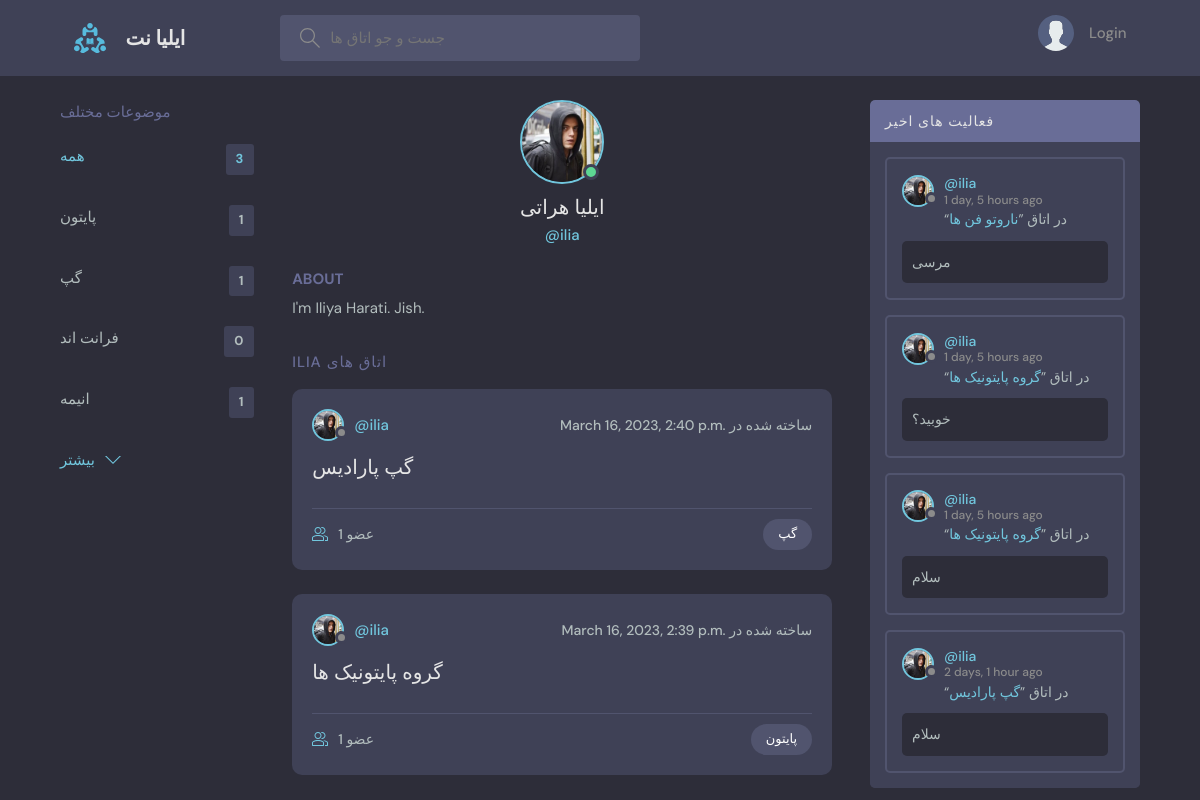
Page /user-profile/2/ on the committed database.
### base/models.py (models this page shows, shortened)
class Topic(models.Model):
    name = models.CharField(max_length=200)

class User(AbstractUser):
    name = models.CharField(max_length=200, null=True)
    email = models.EmailField(unique=True, null=True)
    bio = models.TextField(null=True)
    avatar = models.ImageField(null=True, default="avatar.svg")
    USERNAME_FIELD = 'email'
    REQUIRED_FIELDS = []

class Room(models.Model):
    host = models.ForeignKey(User, on_delete=models.SET_NULL, null=True)
    topic = models.ForeignKey(Topic, on_delete=models.SET_NULL, null=True)
    name = models.CharField(max_length=200)
    description = models.TextField(null=True, blank=True)
    participants = models.ManyToManyField(
        User, related_name='participants', blank=True)
    updated = models.DateTimeField(auto_now=True)
    created = models.DateTimeField(auto_now_add=True)
    class Meta:
        ordering = ['-updated', '-created']

class Message(models.Model):
    user = models.ForeignKey(User, on_delete=models.CASCADE)
    room = models.ForeignKey(Room, on_delete=models.CASCADE)
    body = models.TextField()
    updated = models.DateTimeField(auto_now=True)
    created = models.DateTimeField(auto_now_add=True)
    class Meta:
        ordering = ['-updated', '-created']
    def __str__(self):
        return self.body[0:50]

### base/views.py (the view)
# urls.py: path("user-profile/<str:pk>/",profilePage,name="user-profile"),
def profilePage(request,pk):
    user=User.objects.get(id=pk)
    topics=Topic.objects.all()[0:6]
    rooms=Room.objects.filter(
        Q(host=user)
        )
    all_messages=user.message_set.all().order_by("-created")
    room_count=Room.objects.count()
    context={'room_count':room_count,'user':user,"topics":topics,"rooms":rooms,"all_messages":all_messages}
    return render(request,'base/profile.html',context)

### base/templates/base/profile.html (shortened to what this page needs)
{% extends 'main.html' %}
{% block content %}
    <main class="profile-page layout layout--3">
      <div class="container">
        <div class="topics">
        {% include 'base/topics_component.html' %}
        </div>
        <div class="roomList">
          <div class="profile">
            <div class="profile__avatar">
              <div class="avatar avatar--large active">
                <img src="{{user.avatar.url}}" />
              </div>
            </div>
            <div class="profile__info">
              <h3>{{user.name}}</h3>
              <p>@{{user.username}}</p>
            </div>
            <div class="profile__about">
              <h3>About</h3>
              <p>
                {{user.bio}}
              </p>
            </div>
          </div>
          <div class="roomList__header">
            <div>
              <h2>{{user.username}}  اتاق های</a>
              </h2>
            </div>
          </div>
          {% include 'base/feed_component.html' %}
        <div class="activities">
        {% include 'base/activity_component.html' %}
        </div>
      </div>
    </main>
{% endblock content %}

### templates/main.html (shortened to what this page needs)
<!DOCTYPE html>
{% load static %}
<html lang="en">
  <head>
    <link rel="stylesheet" href="{% static 'css/style.css' %}" />
  </head>
  <body>
    {% include 'navbar.html' %}
    {% block content %}
    {% endblock content %}
  </body>
</html>

### templates/navbar.html (shortened to what this page needs)
{% load static %}
<header class="header header--loggedIn">
    <div class="container">
      <a href="{% url 'home' %}" class="header__logo">
        <img src="{% static 'images/logo.svg' %}" />
        <h1> ایلیا نت</h1>
      </a>
      <form class="header__search" method="GET" action="{% url 'home' %}">
        <label>
          <input name="q" placeholder="جست و جو اتاق ها" />
        </label>
      </form>
      <nav class="header__menu">
        {% if request.user.is_authenticated  %}
        <div class="header__user">
          <a href="{% url 'user-profile' request.user.id %}">
            <div class="avatar avatar--medium active">
              <img src="{{request.user.avatar.url}}" />
            </div>
            <p>{{request.user.username}} <span>@{{request.user.username}}</span></p>
          </a>
          <button class="dropdown-button">
            <svg version="1.1" xmlns="http://www.w3.org/2000/svg" width="32" height="32" viewBox="0 0 32 32">
              <title>chevron-down</title>
              <path d="M16 21l-13-13h-3l16 16 16-16h-3l-13 13z"></path>
            </svg>
          </button>
        </div>
        <div class="dropdown-menu">
          <a href="{% url 'update-user' %}" class="dropdown-link"
            ><svg version="1.1" xmlns="http://www.w3.org/2000/svg" width="32" height="32" viewBox="0 0 32 32">
              <title>tools</title>
              <path
                d="M27.465 32c-1.211 0-2.35-0.471-3.207-1.328l-9.392-9.391c-2.369 0.898-4.898 0.951-7.355 0.15-3.274-1.074-5.869-3.67-6.943-6.942-0.879-2.682-0.734-5.45 0.419-8.004 0.135-0.299 0.408-0.512 0.731-0.572 0.32-0.051 0.654 0.045 0.887 0.277l5.394 5.395 3.586-3.586-5.394-5.395c-0.232-0.232-0.336-0.564-0.276-0.887s0.272-0.596 0.572-0.732c2.552-1.152 5.318-1.295 8.001-0.418 3.274 1.074 5.869 3.67 6.943 6.942 0.806 2.457 0.752 4.987-0.15 7.358l9.392 9.391c0.844 0.842 1.328 2.012 1.328 3.207-0 2.5-2.034 4.535-4.535 4.535zM15.101 19.102c0.26 0 0.516 0.102 0.707 0.293l9.864 9.863c0.479 0.479 1.116 0.742 1.793 0.742 1.398 0 2.535-1.137 2.535-2.535 0-0.668-0.27-1.322-0.742-1.793l-9.864-9.863c-0.294-0.295-0.376-0.74-0.204-1.119 0.943-2.090 1.061-4.357 0.341-6.555-0.863-2.631-3.034-4.801-5.665-5.666-1.713-0.561-3.468-0.609-5.145-0.164l4.986 4.988c0.391 0.391 0.391 1.023 0 1.414l-5 5c-0.188 0.188-0.441 0.293-0.707 0.293s-0.52-0.105-0.707-0.293l-4.987-4.988c-0.45 1.682-0.397 3.436 0.164 5.146 0.863 2.631 3.034 4.801 5.665 5.666 2.2 0.721 4.466 0.604 6.555-0.342 0.132-0.059 0.271-0.088 0.411-0.088z"
              ></path>
            </svg>
            تنظیمات</a
          >
          <a href="{% url 'logout' %}" class="dropdown-link"
            ><svg version="1.1" xmlns="http://www.w3.org/2000/svg" width="32" height="32" viewBox="0 0 32 32">
              <title>sign-out</title>
              <path
                d="M3 0h22c0.553 0 1 0 1 0.553l-0 3.447h-2v-2h-20v28h20v-2h2l0 3.447c0 0.553-0.447 0.553-1 0.553h-22c-0.553 0-1-0.447-1-1v-30c0-0.553 0.447-1 1-1z"
              ></path>
              <path
                d="M21.879 21.293l1.414 1.414 6.707-6.707-6.707-6.707-1.414 1.414 4.293 4.293h-14.172v2h14.172l-4.293 4.293z"
              ></path>
            </svg>
            خروج از اکانت</a
          >
        </div>
        {% else %}
         <a href="{% url 'login' %}">
            <img src="{% static 'images/avatar.svg' %}" />
            <p>Login</p>
          </a>
          {% endif %}
      </nav>
    </div>
  </header>

### base/templates/base/topics_component.html
<div class="topics">
    <div class="topics__header">
      <h2> موضوعات مختلف</h2>
    </div>
    <ul class="topics__list">
      <li>
        <a href="{% url 'home' %}" class="active">همه <span>{{room_count}}</span></a>
      </li>
      {% for topic in topics %}
      <li>
        <a href="{% url 'home' %}?q={{topic.name}}">{{topic.name}} <span>{{topic.room_set.count}}</span></a>
      </li>
      {% endfor %}
    </ul>
    <a class="btn btn--link" href="{% url 'topics' %}">
      بیشتر
      <svg version="1.1" xmlns="http://www.w3.org/2000/svg" width="32" height="32" viewBox="0 0 32 32">
        <title>chevron-down</title>
        <path d="M16 21l-13-13h-3l16 16 16-16h-3l-13 13z"></path>
      </svg>
    </a>
  </div>

### base/templates/base/feed_component.html (shortened to what this page needs)
    {% for room in rooms %}
    <div class="roomListRoom">
      <div class="roomListRoom__header">
        <a href="{% url 'user-profile' room.host.id %}" class="roomListRoom__author">
          <div class="avatar avatar--small">
            <img src="{{room.host.avatar.url}}" />
          </div>
          <span>@{{room.host.username}}</span>
        </a>
        <div class="roomListRoom__actions">
          <span> {{room.created}} ساخته شده در </span>
        </div>
      </div>
      <div class="roomListRoom__content">
        <a href="{% url 'room' room.id %}">{{room.name}}</a>
      </div>
      <div class="roomListRoom__meta">
        <a href="{% url 'room' room.id %}" class="roomListRoom__joined">
          {{room.participants.count}} عضو
        </a>
        <p class="roomListRoom__topic"><a href="{% url 'home' %}?q={{room.topic.name}}" style="color: white;">{{room.topic.name}}</a></p>
      </div>
    </div>
    {% endfor %}
  </div>

### base/templates/base/activity_component.html (shortened to what this page needs)
<div class="activities">
    <div class="activities__header">
      <h2>فعالیت های اخیر</h2>
    </div>
    {% for message in all_messages %}
    <div class="activities__box">
      <div class="activities__boxHeader roomListRoom__header">
        <a href="{% url 'user-profile' message.user.id %}" class="roomListRoom__author">
          <div class="avatar avatar--small">
            <img src="{{message.user.avatar.url}}" />
          </div>
          <p>
            @{{message.user.username}}
            <span>{{message.created|timesince}} ago</span>
          </p>
        </a>
      </div>
      <div class="activities__boxContent">
        <p> “<a href="{% url 'room' message.room.id %}">{{message.room.name}} </a>” در اتاق </p>
        <div class="activities__boxRoomContent">
        {{message}}
        </div>
      </div>
    </div>
    {% endfor %}
  </div>

### rows in the picture
Topic: name "پایتون", room_set.count "1"
Topic: name "گپ", room_set.count "1"
Topic: name "فرانت اند", room_set.count "0"
Topic: name "انیمه", room_set.count "1"
User: avatar (picture), name "ایلیا هراتی", username "ilia", bio "I'm Iliya Harati. Jish.", username "ILIA"
Room: host.avatar (picture), host.username "ilia", created "March 16, 2023, 2:40 p.m.", name "گپ پارادیس", participants.count "1", topic.name "گپ"
Room: host.avatar (picture), host.username "ilia", created "March 16, 2023, 2:39 p.m.", name "گروه پایتونیک ها", participants.count "1", topic.name "پایتون"
Message: user.avatar (picture), user.username "ilia", created "1 day, 5 hours", room.name "ناروتو فن ها", body "مرسی"
Message: user.avatar (picture), user.username "ilia", created "1 day, 5 hours", room.name "گروه پایتونیک ها", body "خوبید؟"
Message: user.avatar (picture), user.username "ilia", created "1 day, 5 hours", room.name "گروه پایتونیک ها", body "سلام"
Message: user.avatar (picture), user.username "ilia", created "2 days, 1 hour", room.name "گپ پارادیس", body "سلام"

### other values in the picture
{{ room_count }} "3"
